Frame 1 (no input): blank canvas, image omitted
Frame 60 (the mouse pressed at the canvas centre just before this capture): blank canvas, image omitted
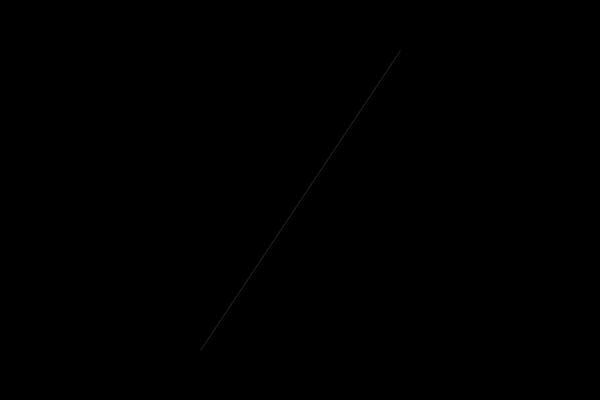
Frame 120 (the mouse held since frame 60 and released just before this capture)

The Processing sketch whose frames 1 and 60 were blank and that drew this single picture after the mouse press (run headless with seeded random() and noise(); from frame 60 on, the mouse is pressed at the canvas centre):

// Processing sketch: processing_13743
// ── processing_13743.pde

// drawing machines & generative systems @ sci-arc
// week 04: ribbon drawing


int pointCount = 0;
int maxPoints = 800;
int drawMode = 0;
boolean isRecording = true;

// keep track of coordinates and vectors
float[] xPositions = new float[maxPoints];
float[] yPositions = new float[maxPoints];
float[] xDirections = new float[maxPoints];
float[] yDirections = new float[maxPoints];
float lastDX, lastDY;

void setup(){
  
   size(600, 400);
   smooth();
   strokeWeight(1);
   
   
   for(int i=0; i<maxPoints; i++){
     
       xPositions[i] = 0;
       yPositions[i] = 0;
       xDirections[i] = 0; 
       yDirections[i] = 0;
   }
}

void draw(){
  
   background(0); 
   
   if(isRecording && frameCount > 10){
      
     // add to the array at the current position (average a little to make things smoother)
     
     xPositions[pointCount] = (mouseX + pmouseX)/2;
     yPositions[pointCount] = (mouseY + pmouseY)/2;
     xDirections[pointCount] = ((mouseX - pmouseX) + lastDX)/2;
     yDirections[pointCount] = ((mouseY - pmouseY) + lastDY)/2;
     lastDX = mouseX - pmouseX;
     lastDY = mouseY - pmouseY;
      
      // increment the point count
     pointCount++;
     
     // test if array is filled
     if(pointCount >= maxPoints){
      
        isRecording = false;
     }
   }
   
   // draw the shape
   
   stroke(255, 33);
   
   
   // see processing's begin shape reference for more info on quad strips
   // http://processing.org/reference/beginShape_.html
   
   beginShape(QUAD_STRIP);
   
   for(int i=1; i<pointCount-2; i++){
       
       if(i%2==0) { fill(255); } else { fill(0); }
      
       // record points based on the position and vector
       vertex(xPositions[i]+yDirections[i], yPositions[i]-xDirections[i]); 
       vertex(xPositions[i]-yDirections[i], yPositions[i]+xDirections[i]);
   }
   
   endShape();
}

void mousePressed(){
 
   // clear and start from scratch
  
   pointCount = 0;
   lastDX = 0;
   lastDY = 0;
   isRecording = true;
}
                                
